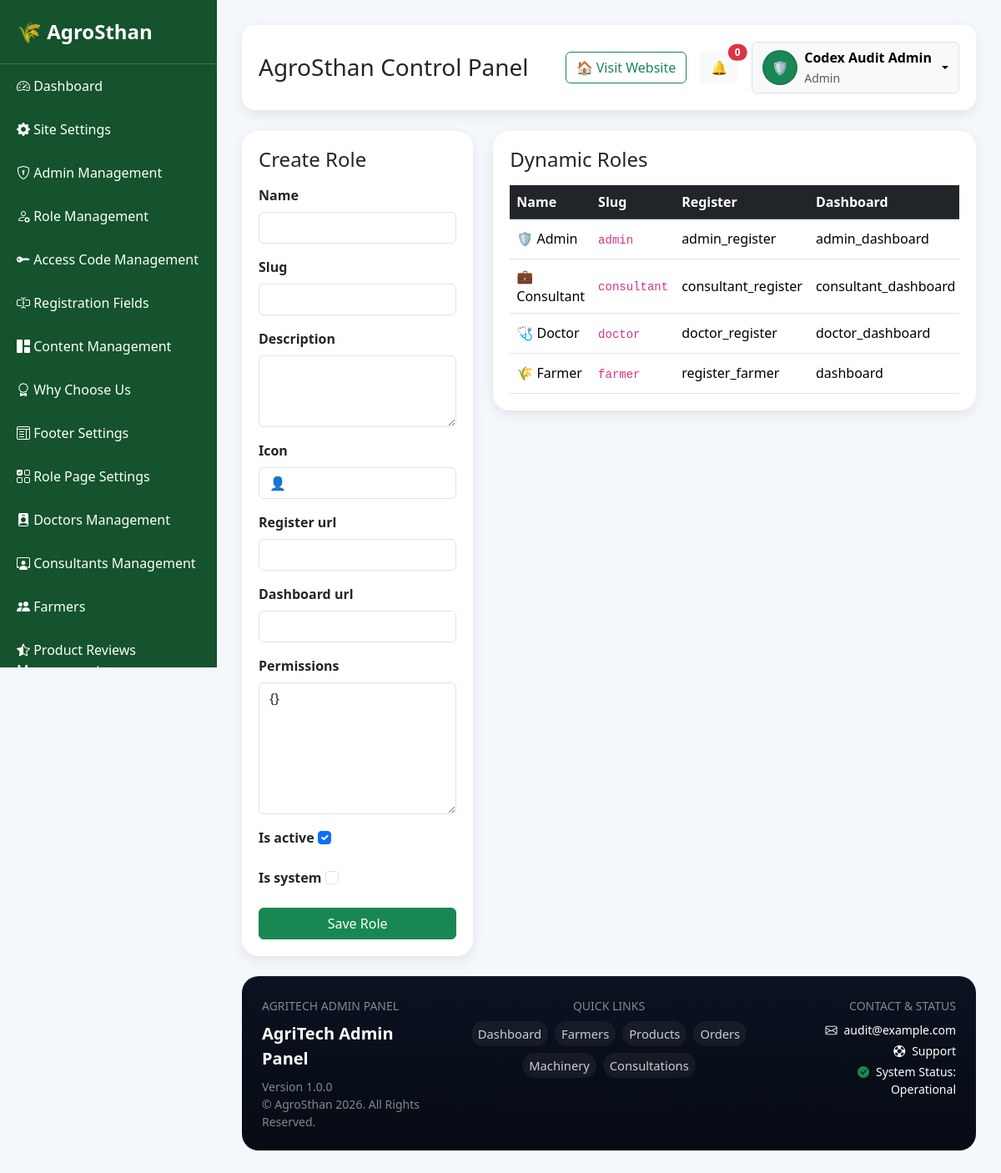
The app's page /admin-dashboard/roles/ (signed in) with its own data.
### accounts/models.py (models this page shows, shortened)
class AdminProfile(models.Model):
    ROLE_ADMIN = 'admin'
    ROLE_SUPER_ADMIN = 'super_admin'
    ROLE_CHOICES = (
        (ROLE_ADMIN, 'Admin'),
        (ROLE_SUPER_ADMIN, 'Super Admin'),
    )
    user = models.OneToOneField('auth.User', on_delete=models.CASCADE, related_name='agritech_profile')
    full_name = models.CharField(max_length=150)
    phone_number = models.CharField(max_length=20)
    profile_photo = models.ImageField(upload_to='admin_profiles/', blank=True, null=True)
    role = models.CharField(max_length=20, choices=ROLE_CHOICES, default=ROLE_ADMIN)
    email_verified = models.BooleanField(default=False)
    phone_verified = models.BooleanField(default=False)
    created_at = models.DateTimeField(auto_now_add=True)
    class Meta:
        ordering = ['-created_at']

class Role(models.Model):
    name = models.CharField(max_length=100)
    slug = models.SlugField(unique=True, max_length=120)
    description = models.TextField(blank=True)
    icon = models.CharField(max_length=50, default='\U0001f464')
    register_url = models.CharField(max_length=255)
    dashboard_url = models.CharField(max_length=255)
    permissions = models.JSONField(default=dict, blank=True)
    is_system = models.BooleanField(default=False)
    is_active = models.BooleanField(default=True)
    created_at = models.DateTimeField(auto_now_add=True)
    class Meta:
        ordering = ['name']

class FooterSettings(models.Model):
    company_description = models.TextField()
    address = models.TextField()
    phone = models.CharField(
        max_length=20
    )
    email = models.EmailField()
    facebook = models.URLField(
        blank=True,
        null=True
    )
    instagram = models.URLField(
        blank=True,
        null=True
    )
    youtube = models.URLField(
        blank=True,
        null=True
    )
    linkedin = models.URLField(
        blank=True,
        null=True
    )
    copyright_text = models.CharField(
        max_length=200,
        default="© AgroSthan"
    )

### dashboard/views.py (the view)
@admin_required
def roles_management(request, pk=None):
    role_obj = get_object_or_404(Role, pk=pk) if pk else None
    form = RoleManagementForm(request.POST or None, instance=role_obj)
    if request.method == 'POST' and form.is_valid():
        form.save()
        messages.success(request, 'Role saved successfully.')
        return redirect('roles_management')
    return render(
        request,
        'dashboard/roles_management.html',
        {
            'form': form,
            'roles': Role.objects.all(),
            'editing_role': role_obj,
        }
    )

### dashboard/forms.py
class RoleManagementForm(forms.ModelForm):
    class Meta:
        model = Role
        fields = ['name', 'slug', 'description', 'icon', 'register_url', 'dashboard_url', 'permissions', 'is_active', 'is_system']
        widgets = {
            'name': forms.TextInput(attrs={'class': 'form-control'}),
            'slug': forms.TextInput(attrs={'class': 'form-control'}),
            'description': forms.Textarea(attrs={'class': 'form-control', 'rows': 3}),
            'icon': forms.TextInput(attrs={'class': 'form-control'}),
            'register_url': forms.TextInput(attrs={'class': 'form-control'}),
            'dashboard_url': forms.TextInput(attrs={'class': 'form-control'}),
            'permissions': forms.Textarea(attrs={'class': 'form-control', 'rows': 6}),
            'is_active': forms.CheckboxInput(attrs={'class': 'form-check-input'}),
            'is_system': forms.CheckboxInput(attrs={'class': 'form-check-input'}),
        }

### accounts/context_processors.py (called while the page is built)
def _name_for_object(user_object):
    if not user_object:
        return ''
    for field_name in ('full_name', 'name', 'username', 'email'):
        value = getattr(user_object, field_name, None)
        if value:
            return value
    return str(user_object)

def _photo_for_object(user_object):
    if not user_object:
        return ''
    for field_name in ('profile_photo', 'profile_picture', 'photo', 'image'):
        image_field = getattr(user_object, field_name, None)
        if image_field:
            try:
                return image_field.url
            except ValueError:
                return ''
    return ''

def logged_in_farmer(request):
    farmer = None
    farmer_id = request.session.get('farmer_id')
    if farmer_id:
        try:
            farmer = Farmer.objects.get(id=farmer_id)
        except Farmer.DoesNotExist:
            pass
    return {
        'logged_in_farmer': farmer
    }

def logged_in_doctor(request):
    doctor = None
    doctor_id = request.session.get('doctor_id')
    if doctor_id:
        try:
            doctor = Doctor.objects.get(id=doctor_id)
        except Doctor.DoesNotExist:
            pass
    return {
        'logged_in_doctor': doctor
    }

def logged_in_consultant(request):
    consultant = None
    consultant_id = request.session.get('consultant_id')
    if consultant_id:
        try:
            consultant = Consultant.objects.get(id=consultant_id)
        except Consultant.DoesNotExist:
            pass
    return {
        'logged_in_consultant': consultant
    }

### templates/dashboard/roles_management.html (shortened to what this page needs)
{% extends 'dashboard/base_admin.html' %}
{% block content %}
<div class="row g-4">
    <div class="col-lg-4">
        <div class="table-card">
            <h4 class="mb-3">{% if editing_role %}Edit Role{% else %}Create Role{% endif %}</h4>
            <form method="post">
                {% for field in form %}
                    <div class="mb-3">
                        <label class="form-label fw-semibold">{{ field.label }}</label>
                        {{ field }}
                    </div>
                {% endfor %}
                <button class="btn btn-success w-100">Save Role</button>
            </form>
        </div>
    </div>
    <div class="col-lg-8">
        <div class="table-card">
            <h4 class="mb-3">Dynamic Roles</h4>
            <div class="table-responsive">
                <table class="table align-middle table-hover">
                    <thead class="table-dark">
                        <tr>
                            <th>Name</th>
                            <th>Slug</th>
                            <th>Register</th>
                            <th>Dashboard</th>
                        </tr>
                    </thead>
                    <tbody>
                    {% for role in roles %}
                        <tr>
                            <td>{{ role.icon }} {{ role.name }}</td>
                            <td><code>{{ role.slug }}</code></td>
                            <td>{{ role.register_url }}</td>
                            <td>{{ role.dashboard_url }}</td>
                        </tr>
                    {% empty %}
                        <tr><td colspan="7" class="text-center text-muted py-4">No roles found.</td></tr>
                    {% endfor %}
                    </tbody>
                </table>
            </div>
        </div>
    </div>
</div>
{% endblock %}

### templates/dashboard/base_admin.html (shortened to what this page needs)
{% load static %}
<!DOCTYPE html>
<html>
<head>
<link href="https://cdn.jsdelivr.net/npm/bootstrap@5.3.3/dist/css/bootstrap.min.css"
      rel="stylesheet">
<link href="https://cdn.jsdelivr.net/npm/bootstrap-icons@1.11.3/font/bootstrap-icons.css"
      rel="stylesheet">
</head>
<body>
<div class="sidebar">
<div class="brand">
    🌾 AgroSthan
</div>
<a href="{% url 'admin_dashboard' %}">
    <i class="bi bi-speedometer2"></i> Dashboard
</a>
<a href="{% url 'site_settings' %}">
    <i class="bi bi-gear-fill"></i>
    Site Settings
</a>
<a href="{% url 'admins_management' %}">
    <i class="bi bi-shield-lock"></i>
    Admin Management
</a>
<a href="{% url 'roles_management' %}">
    <i class="bi bi-person-gear"></i>
    Role Management
</a>
{% if request.user.is_superuser or request.user.agritech_profile.is_super_admin %}
<a href="{% url 'access_code_management' %}">
    <i class="bi bi-key-fill"></i>
    Access Code Management
</a>
{% endif %}
<a href="{% url 'registration_fields' %}">
    <i class="bi bi-input-cursor-text"></i>
    Registration Fields
</a>
<a href="{% url 'content_management' %}">
    <i class="bi bi-grid-1x2-fill"></i>
    Content Management
</a>
<a href="{% url 'why_choose_list' %}">
    <i class="bi bi-award"></i>
    Why Choose Us
</a>
<a href="{% url 'footer_settings' %}">
    <i class="bi bi-layout-text-window"></i>
    Footer Settings
</a>
<a href="{% url 'role_page_settings' %}">
    <i class="bi bi-ui-checks-grid"></i>
    Role Page Settings
</a>
<a href="{% url 'doctors_management' %}">
    <i class="bi bi-person-badge-fill"></i>
    Doctors Management
</a>
<a href="{% url 'consultant_management' %}">
    <i class="bi bi-person-workspace"></i>
    Consultants Management
</a>
<a href="{% url 'farmers_list' %}">
    <i class="bi bi-people-fill"></i> Farmers
</a>
<a href="{% url 'product_reviews_management' %}">
    <i class="bi bi-star-half"></i> Product Reviews Management
</a>
</div>
<div class="main">
    <div class="topbar d-flex justify-content-between align-items-center flex-wrap gap-3">
        <h3 class="mb-0">
            AgroSthan Control Panel
        </h3>
        <div class="d-flex align-items-center gap-3 flex-wrap justify-content-end">
            <a href="/" target="_blank" class="btn btn-outline-success">
                🏠 Visit Website
            </a>
            <div class="dropdown">
                <button class="btn btn-light position-relative" data-bs-toggle="dropdown">
                    🔔
                    <span class="position-absolute top-0 start-100 translate-middle badge rounded-pill bg-danger">
                        {{ pending_orders|default:0|add:pending_services|default:0 }}
                    </span>
                </button>
            </div>
            <div class="dropdown">
                <button class="btn btn-light border dropdown-toggle d-flex align-items-center gap-2 profile-pill profile-dropdown" data-bs-toggle="dropdown" aria-expanded="false">
                    {% if current_user_photo %}
                        <img src="{{ current_user_photo }}" class="rounded-circle profile-avatar" alt="Admin photo">
                    {% else %}
                        <span class="rounded-circle bg-success text-white d-inline-flex align-items-center justify-content-center profile-avatar">🛡️</span>
                    {% endif %}
                    <span class="text-start">
                        <span class="d-block fw-semibold">{{ current_user_name|default:'Admin' }}</span>
                        <small class="text-muted">Admin</small>
                    </span>
                </button>
            </div>
        </div>
    </div>
    {% block content %}{% endblock %}
    {% include 'includes/admin_footer.html' %}
</div>
</body>
</html>

### templates/includes/admin_footer.html (shortened to what this page needs)
<footer class="admin-footer mt-4">
    <div class="px-4 py-4">
        <div class="row g-4 align-items-start">
            <div class="col-lg-3 col-md-6">
                <div class="text-uppercase text-white-50 small mb-2">AgriTech Admin Panel</div>
                <div class="fw-semibold fs-5 text-white">AgriTech Admin Panel</div>
                <div class="text-white-50 small mt-2">Version 1.0.0</div>
                <div class="text-white-50 small">© AgroSthan 2026. All Rights Reserved.</div>
            </div>
            <div class="col-lg-6 col-md-12 text-lg-center">
                <div class="text-uppercase text-white-50 small mb-2">Quick Links</div>
                <div class="d-flex flex-wrap gap-2 justify-content-lg-center admin-footer-links">
                    <a href="{% url 'admin_dashboard' %}">Dashboard</a>
                    <a href="{% url 'farmers_list' %}">Farmers</a>
                    <a href="{% url 'products_list' %}">Products</a>
                    <a href="{% url 'orders_list' %}">Orders</a>
                    <a href="{% url 'machinery_list' %}">Machinery</a>
                    <a href="{% url 'consultations_list' %}">Consultations</a>
                </div>
            </div>
            <div class="col-lg-3 col-md-6 text-lg-end">
                <div class="text-uppercase text-white-50 small mb-2">Contact & Status</div>
                <div class="text-white small"><i class="bi bi-envelope me-2"></i>{{ footer_settings.email|default:'support@agrosthan.com' }}</div>
                <div class="text-white small mt-1"><i class="bi bi-life-preserver me-2"></i>Support</div>
                <div class="text-white small mt-1"><i class="bi bi-check-circle-fill text-success me-2"></i>System Status: Operational</div>
            </div>
        </div>
    </div>
</footer>

### templates/dashboard/base_admin.html (style rules this page uses)
body { background:#f4f7fb; font-family:'Segoe UI',sans-serif; }
.sidebar { width:260px; height:100vh; position:fixed; background:#14532d; color:white; }
.main { margin-left:260px; padding:30px; }
.topbar { background:white; border-radius:15px; padding:20px; margin-bottom:25px; box-shadow:0 5px 15px rgba(0,0,0,.08); }
.table-card { background:white; padding:20px; border-radius:20px; box-shadow:0 5px 15px rgba(0,0,0,.08); }
.table { margin-bottom:0; }
.sidebar { width:260px; height:100vh; position:fixed; left:0; top:0; background:#14532d; color:white; overflow-y:auto; }
.sidebar .brand { font-size:24px; font-weight:700; padding:20px; border-bottom:1px solid rgba(255,255,255,.2); }
.sidebar a { display:block; width:100%; color:white; text-decoration:none; padding:14px 20px; margin:0; transition:.3s; }
.profile-pill { min-width: 230px; }
.profile-avatar { width: 42px; height: 42px; object-fit: cover; border: 2px solid rgba(15,23,42,.12); }

### templates/includes/admin_footer.html (style rules this page uses)
.admin-footer { background: linear-gradient(180deg, #0b1220 0%, #060b14 100%); border-top: 1px solid rgba(255,255,255,.08); border-radius: 20px; }
.admin-footer-links a { color: rgba(255,255,255,.78); text-decoration: none; font-size: .92rem; padding: .25rem .5rem; border-radius: 999px; background: rgba(255,255,255,.05); transition: background .2s ease, color .2s ease, transform .2s ease; }

### records on screen
AdminProfile: full_name "Codex Audit Admin"
Role: icon "🛡️", name "Admin", slug "admin", register_url "admin_register", dashboard_url "admin_dashboard"
Role: icon "💼", name "Consultant", slug "consultant", register_url "consultant_register", dashboard_url "consultant_dashboard"
Role: icon "🩺", name "Doctor", slug "doctor", register_url "doctor_register", dashboard_url "doctor_dashboard"
Role: icon "🌾", name "Farmer", slug "farmer", register_url "register_farmer", dashboard_url "dashboard"
FooterSettings: email "audit@example.com"

### other values on screen
{{ pending_orders|default:0|add:pending_services|default:0 }} "0"
{{ field.label }} "Name" "Slug" "Description" "Icon" "Register url" "Dashboard url" "Permissions" "Is active" "Is system"
